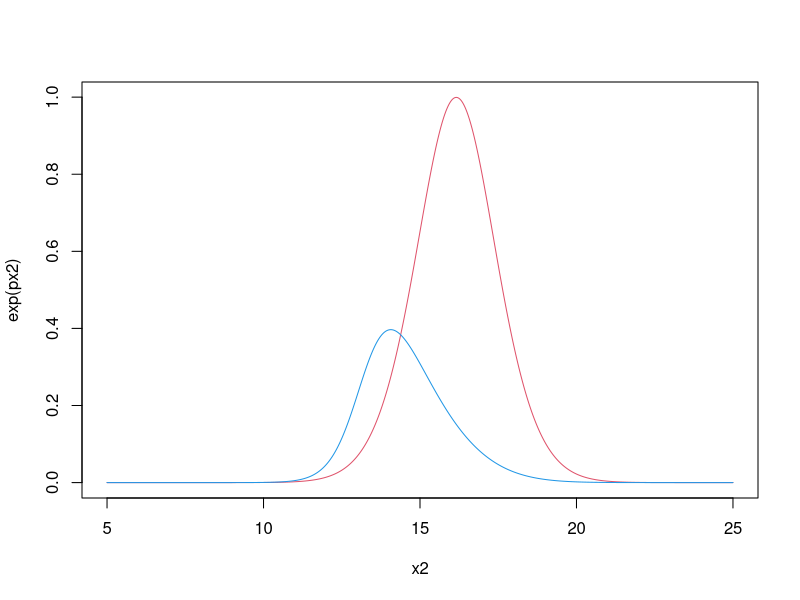
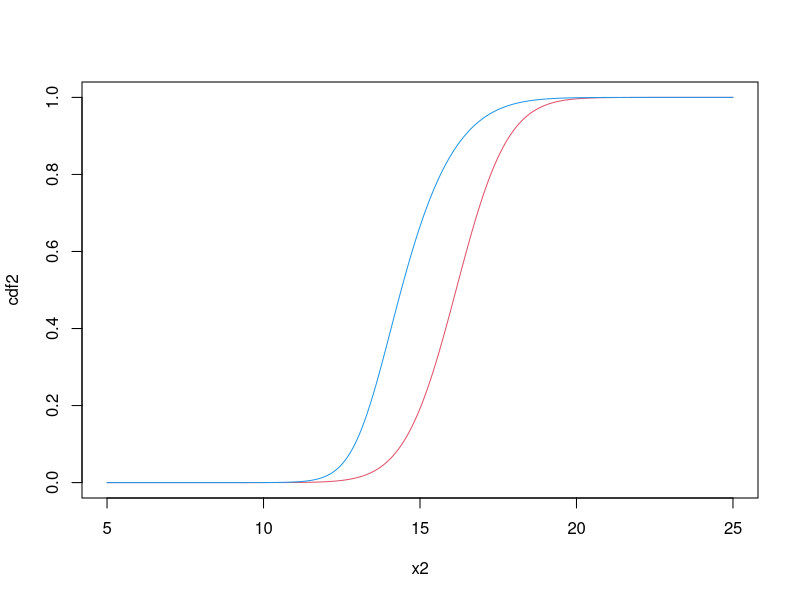

The R script that drew these images, in order:
## ---- chunk 1
require(tufte)
require(knitr)
opts_chunk$set(cache = FALSE)
opts_chunk$set(fig.align = 'center', fig.height = 3.5, fig.width = 3.5, collapse = TRUE, highlight = TRUE)
## ---- chunk 2
row.symbols = c(ni='n\U1D62', ybar='y\u0305\U1D62', sigmaSq="s\U00B2\U1D62")
q3.table = matrix(c(16, 15.3, 8.2, 19, 16.2, 12.3, 14, 16.4, 7.9, 12, 13.2, 5.2, 8, 13.5, 6.2), 3, 5)
colnames(q3.table) = c("1", "2", "3","4", "5")
row.labels = c(row.symbols['ni'], row.symbols['ybar'], row.symbols['sigmaSq'])
rownames(q3.table) = row.labels
kable(q3.table, align = rep(c("c","c"), dim(q3.table)[2] + 1), caption = "Corn Yield Data by Grower", escape = TRUE)
## ---- chunk 3

n <- c(16, 19, 14, 12, 8)
y.bar <- c(15.3, 16.2, 16.4, 13.2, 13.5)
sig2 <- c(8.2, 12.3, 7.9, 5.2, 6.2)

## ---- chunk 4
y2 <- 16.2
sig.y2 <- 12.3
y4 <- 13.2
sig.y4 <- 5.2
x2 <- seq(5,25,by=0.001)
mu <- 16.11
tau <- 1.82
px2 <- -(x2 - mu)^2/(2*tau^2) -(3/2)*log(1 + (3*(x2-y2)^2)/(2*sig.y2))
plot(x2,exp(px2),type='l',col=2)
x4=seq(5,25,by=0.001)
px4=-(x4-mu)^2/(2*tau^2)-3/2*log(1+(3*(x4-y4)^2)/(2*sig.y4))
lines(x4,exp(px4),col=4)
px2=exp(px2)/sum(exp(px2))
px4=exp(px4)/sum(exp(px4))
cdf2 <- cumsum(px2)
cdf4 <- cumsum(px4)

plot(x2,cdf2,type='l',col=2)
lines(x4,cdf4, type = 'l', col = 4)
